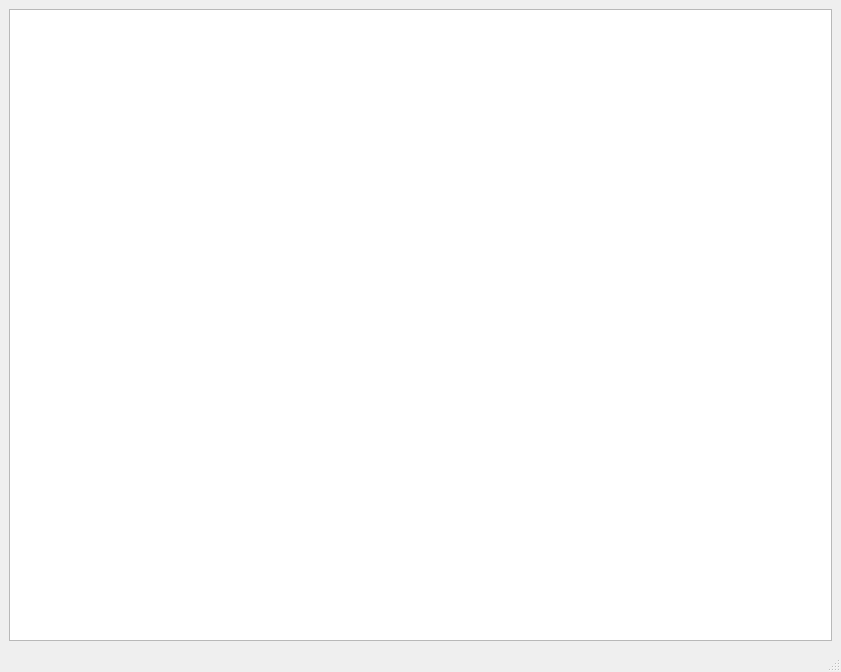
<?xml version="1.0" encoding="UTF-8"?>
<ui version="4.0">
 <class>MainWindow</class>
 <widget class="QMainWindow" name="MainWindow">
  <property name="geometry">
   <rect>
    <x>0</x>
    <y>0</y>
    <width>841</width>
    <height>672</height>
   </rect>
  </property>
  <property name="windowTitle">
   <string>MainWindow</string>
  </property>
  <widget class="QWidget" name="centralwidget">
   <layout class="QGridLayout" name="gridLayout">
    <item row="0" column="0">
     <widget class="QTableWidget" name="tableWidget"/>
    </item>
   </layout>
  </widget>
  <widget class="QMenuBar" name="menubar">
   <property name="geometry">
    <rect>
     <x>0</x>
     <y>0</y>
     <width>841</width>
     <height>21</height>
    </rect>
   </property>
  </widget>
  <widget class="QStatusBar" name="statusbar"/>
 </widget>
 <resources/>
 <connections/>
</ui>
